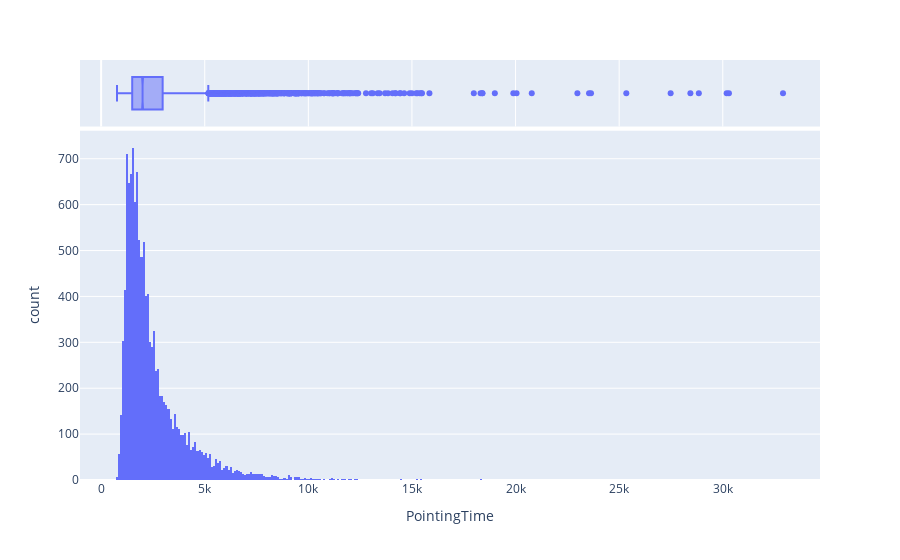

Source (notebook cell):
### Markdown cell above
We can add a box plot to complement the histogram.

### Code cell
fig = px.histogram(data, x='PointingTime', marginal='box')
fig.show()

fig.write_image('images/pointingtime_distribution_with_box.pdf')

### Figure 1 — Plotly figure (JSON) as saved in the notebook; plotly's stock layout.template omitted (floating-point values rounded to 4 significant figures; data arrays with more than 128 entries replaced by an {"elided": "..."} marker saying what was removed)
{"data": [{"alignmentgroup": "True", "bingroup": "x", "hovertemplate": "PointingTime=%{x}<br>count=%{y}<extra></extra>", "legendgroup": "", "marker": {"color": "#636efa", "pattern": {"shape": ""}}, "name": "", "offsetgroup": "", "orientation": "v", "showlegend": false, "type": "histogram", "x": {"elided": "12000 int values"}, "xaxis": "x", "yaxis": "y"}, {"alignmentgroup": "True", "hovertemplate": "PointingTime=%{x}<extra></extra>", "legendgroup": "", "marker": {"color": "#636efa"}, "name": "", "notched": true, "offsetgroup": "", "showlegend": false, "type": "box", "x": {"elided": "12000 int values"}, "xaxis": "x2", "yaxis": "y2"}], "layout": {"barmode": "relative", "legend": {"tracegroupgap": 0}, "margin": {"t": 60}, "xaxis": {"anchor": "y", "domain": [0, 1], "title": {"text": "PointingTime"}}, "xaxis2": {"anchor": "y2", "domain": [0, 1], "matches": "x", "showgrid": true, "showticklabels": false}, "yaxis": {"anchor": "x", "domain": [0, 0.8316], "title": {"text": "count"}}, "yaxis2": {"anchor": "x2", "domain": [0.8416, 1], "matches": "y2", "showgrid": false, "showline": false, "showticklabels": false, "ticks": ""}}}
